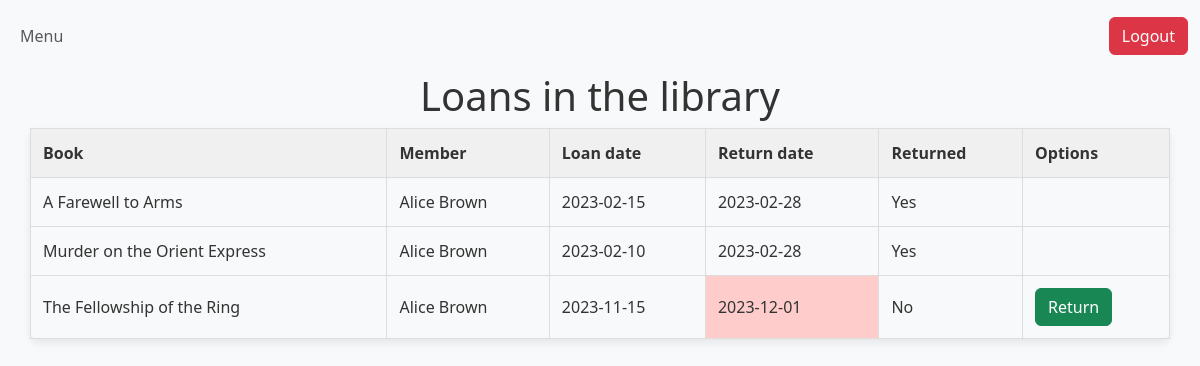
The page /loaned_books/2 on the database its author committed.
### models.py (models this page shows, shortened)
class Loan(db.Model):
    id = db.Column(db.Integer,primary_key=True)
    book_id = db.Column(db.Integer,db.ForeignKey('book.id'),nullable=False,index=True)
    member_id = db.Column(db.Integer,db.ForeignKey('member.id'),nullable=False,index=True)
    loan_date = db.Column(db.Date,nullable=False)
    return_date = db.Column(db.Date,nullable=True)
    returned = db.Column(db.Boolean,default=False,nullable=False)

class Book(db.Model):
    id = db.Column(db.Integer,primary_key=True)
    title = db.Column(db.String(255),nullable=False,index=True)
    isbn = db.Column(db.String(20),unique=True)
    publication_year = db.Column(db.Integer,index=True)
    genre = db.Column(db.String(50),index=True)
    author_id = db.Column(db.Integer,db.ForeignKey('author.id'),nullable=False,index=True)
    publisher_id = db.Column(db.Integer,db.ForeignKey('publisher.id'),nullable=False,index=True)
    loans = db.relationship('Loan',backref='book',lazy=True)

class Member(db.Model):
    id = db.Column(db.Integer,primary_key=True)
    name = db.Column(db.String(255),nullable=False,index=True)
    address = db.Column(db.String(255))
    contact_info = db.Column(db.String(255))
    loans = db.relationship('Loan',backref='member',lazy=True)

### app.py (the view)
@app.route("/loaned_books/<int:member_id>",methods=["GET","POST"])
def loaned_books(member_id):
    loans = Loan.query.filter_by(member_id=member_id).all()
    loan_statuses = overdue_loans(loans)
    return render_template("user_loans.html", loans=loans,loan_statuses=loan_statuses)

### app.py (called while the page is built)
def overdue_loans(loans):
    today = date.today()
    loan_statuses = {}
    for loan in loans:
        if loan.return_date and today > loan.return_date and not loan.returned:
            loan_statuses[loan.id] = "overdue"
        else:
            loan_statuses[loan.id] = "ok"
    return loan_statuses

### templates/user_loans.html (shortened to what this page needs)
{% extends 'base.html' %}
{% block content %}
<div class="position-relative">
<nav class="navbar navbar-expand-lg navbar-light bg-light">
    <div class="container-fluid">
       <ul class="navbar-nav me-auto mb-2 mb-lg-0">
         <li class="nav-item">
           <a href="{{ url_for('menu') }}" class="nav-link"> Menu</a>
          </li>
       </ul>
       <ul class="navbar-nav ms-auto mb-2 mb-lg-0">
        <li class="nav-item">
            <a href="/" class="btn btn-danger">
                 Logout
            </a>
        </li>
      </ul>
    </div>
</nav>
</div>
<h1 align="center">Loans in the library</h1>
    <table class="mb-4">
        <thead>
            <tr>
                <th>Book</th>
                <th>Member</th>
                <th>Loan date</th>
                <th>Return date</th>
                <th>Returned</th>
                <th>Options</th>
            </tr>
        </thead>
        <tbody>
        {% for loan in loans %}
    <tr>
        <td><a href="/books?search_query={{ loan.book.title }}">{{ loan.book.title }}</a></td>
        <td><a href="/members?search_query={{ loan.member.name }}">{{ loan.member.name }}</a></td>
        <td>{{ loan.loan_date }}</td>
        <td {% if loan_statuses.get(loan.id) == 'overdue' %} class="overdue" {% endif %}>{{ loan.return_date }}</td>
        {% if loan.returned %}
            <td>Yes</td>
        <td></td>
        {% else %}
            <td>No</td>
            <td>
            <form action="{{ url_for('return_book',loan_id=loan.id) }}"
                          method="POST"
                          style="all:unset;display:inline"
                    >
                 <button type="submit" class="btn btn-success">Return</button>
            </form>
        </td>
        {% endif %}
    </tr>
        {% endfor %}
        </tbody>
    </table>
{% endblock %}

### static/style.css (style rules this page uses)
body { background-color: #f8f9fa; color: #333; }
table { width: 95%; margin-left: auto; margin-right: auto; border-collapse: collapse; border-spacing: 0; box-shadow: 0 4px 8px rgba(0,0,0,0.08); border-radius: 8px; }
th, td { border: 1px solid #ddd; padding: 12px; text-align: left; }
th { background-color: #f0f0f0; font-weight: bold; color: #333; }
td a { text-decoration: none; color: #333; }
form { max-width: 700px; margin: 30px auto; padding: 30px; border: 1px solid #ddd; border-radius: 10px; background-color: #f9f9f9; box-shadow: 0 4px 8px rgba(0,0,0,0.08); }
.navbar { padding: 1rem 0; }
.overdue { background-color: #ffcccc; }

### rows shown on the page
Loan: book "A Farewell to Arms", member.name "Alice Brown", loan_date "2023-02-15", return_date "2023-02-28", returned "Yes"
Loan: book "Murder on the Orient Express", member.name "Alice Brown", loan_date "2023-02-10", return_date "2023-02-28", returned "Yes"
Loan: book "The Fellowship of the Ring", member.name "Alice Brown", loan_date "2023-11-15", return_date "2023-12-01"
